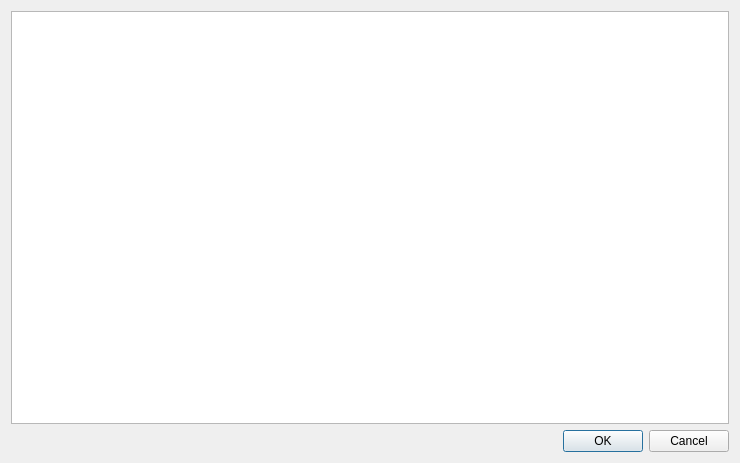
<?xml version="1.0" encoding="UTF-8"?>
<ui version="4.0">
 <class>EditConfigDialog</class>
 <widget class="QDialog" name="EditConfigDialog">
  <property name="geometry">
   <rect>
    <x>0</x>
    <y>0</y>
    <width>740</width>
    <height>463</height>
   </rect>
  </property>
  <property name="windowTitle">
   <string>Edit Zalem-Coin.conf</string>
  </property>
  <layout class="QVBoxLayout" name="verticalLayout_2">
   <item>
    <widget class="QTextEdit" name="configText"/>
   </item>
   <item>
    <widget class="QDialogButtonBox" name="buttonBox">
     <property name="standardButtons">
      <set>QDialogButtonBox::Cancel|QDialogButtonBox::Ok</set>
     </property>
    </widget>
   </item>
  </layout>
 </widget>
 <resources>
  <include location="../bitcoin.qrc"/>
 </resources>
 <connections>
  <connection>
   <sender>buttonBox</sender>
   <signal>accepted()</signal>
   <receiver>EditConfigDialog</receiver>
   <slot>accept()</slot>
   <hints>
    <hint type="sourcelabel">
     <x>685</x>
     <y>442</y>
    </hint>
    <hint type="destinationlabel">
     <x>660</x>
     <y>460</y>
    </hint>
   </hints>
  </connection>
  <connection>
   <sender>buttonBox</sender>
   <signal>rejected()</signal>
   <receiver>EditConfigDialog</receiver>
   <slot>reject()</slot>
   <hints>
    <hint type="sourcelabel">
     <x>591</x>
     <y>441</y>
    </hint>
    <hint type="destinationlabel">
     <x>546</x>
     <y>460</y>
    </hint>
   </hints>
  </connection>
 </connections>
 <slots>
  <slot>accept()</slot>
  <slot>reject()</slot>
 </slots>
</ui>
